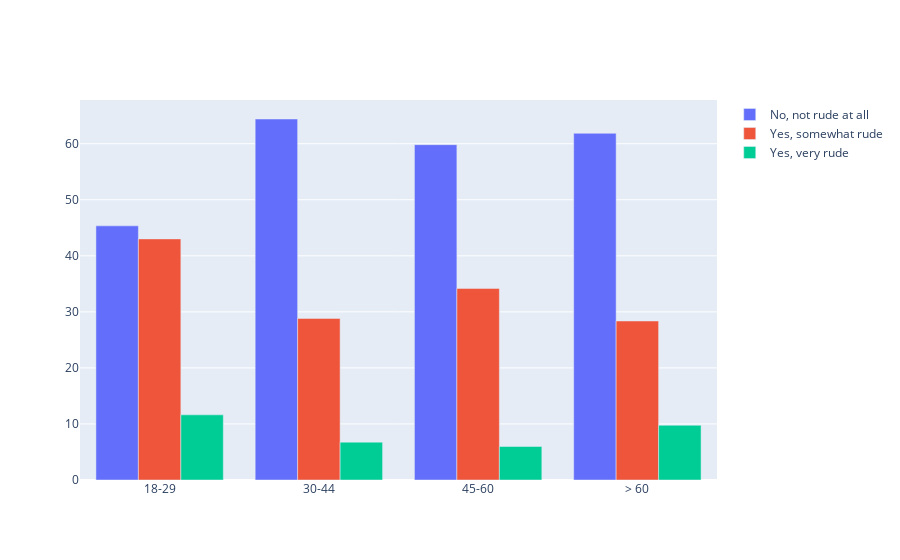

The notebook cell saved with this chart:
### Code cell
# Might be nicer to see the bars next to each other instead
figure.update_layout(barmode="group")

### Figure 1 — Plotly figure (JSON) as saved in the notebook; plotly's stock layout.template omitted (floating-point values rounded to 4 significant figures)
{"data": [{"name": "No, not rude at all", "type": "bar", "x": ["18-29", "30-44", "45-60", "> 60"], "y": [45.35, 64.41, 59.83, 61.86]}, {"name": "Yes, somewhat rude", "type": "bar", "x": ["18-29", "30-44", "45-60", "> 60"], "y": [43.02, 28.83, 34.19, 28.37]}, {"name": "Yes, very rude", "type": "bar", "x": ["18-29", "30-44", "45-60", "> 60"], "y": [11.63, 6.757, 5.983, 9.767]}], "layout": {"barmode": "group"}}
